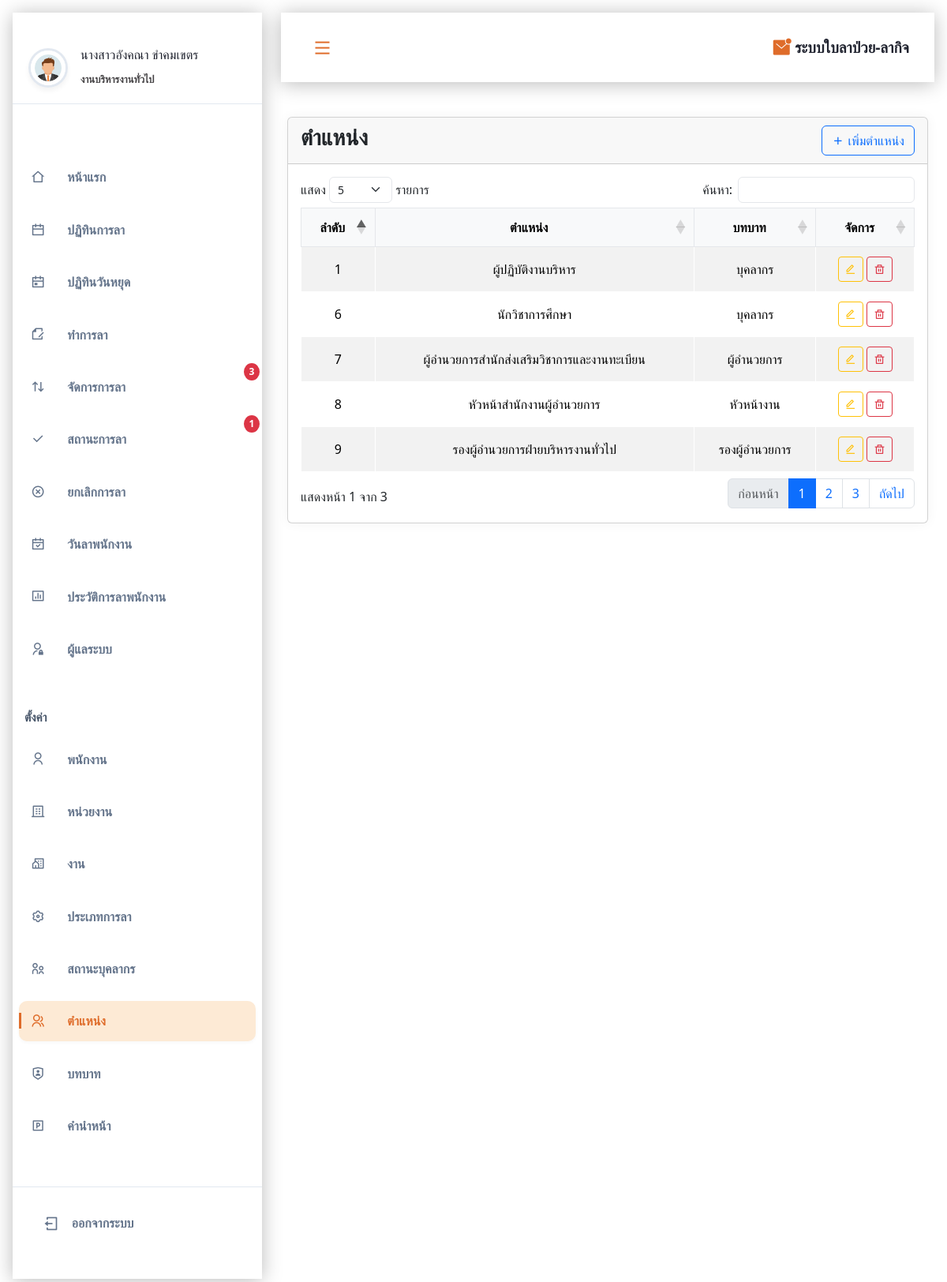
The app's page /admin/position.php (signed in) with its own data.
### tables this page shows
CREATE TABLE IF NOT EXISTS `position` (
  `positionid` int NOT NULL AUTO_INCREMENT,
  `positionname` varchar(50) DEFAULT NULL,
  `roleid` int DEFAULT NULL,
  PRIMARY KEY (`positionid`),
  KEY `FK_position_role` (`roleid`),
  CONSTRAINT `FK_position_role` FOREIGN KEY (`roleid`) REFERENCES `role` (`roleid`)
);

CREATE TABLE IF NOT EXISTS `role` (
  `roleid` int NOT NULL AUTO_INCREMENT,
  `rolename` varchar(100) DEFAULT NULL,
  `level` int DEFAULT NULL,
  PRIMARY KEY (`roleid`)
);

### admin/position.php (the view, shortened to what this page needs)
<!DOCTYPE html>
<html lang="en">
<head>
    <link rel="stylesheet" href="https://cdnjs.cloudflare.com/ajax/libs/remixicon/4.2.0/remixicon.css">
    <link rel="stylesheet" href="assets/css/styles.css">
    <link rel="stylesheet" href="https://cdn.datatables.net/1.13.7/css/dataTables.bootstrap5.min.css">
    <link rel="stylesheet" href="https://cdn.datatables.net/responsive/2.4.1/css/responsive.bootstrap5.min.css">
    <link rel="stylesheet" href="https://cdn.jsdelivr.net/npm/sweetalert2@11/dist/sweetalert2.min.css">
    <link rel="stylesheet" href="assets/css/table.css">
</head>
<body>
    <?php
    include('component/sidebar.php');
    ?>
    <main class="main container3" id="main">
        <div class="card">
            <div class="card-header d-flex justify-content-between align-items-center">
                <h3 class="card-title">ตำแหน่ง</h3>
                <button type="button" class="btn btn-outline-primary" data-bs-toggle="modal" data-bs-target="#addPositionModal">
                    <i class="ri-add-line"></i> เพิ่มตำแหน่ง
                </button>
            </div>
            <div class="card-body">
                <table id="positionTable" class="table table-striped table-bordered dt-responsive nowrap" style="width:100%">
                    <thead>
                        <tr>
                            <th>ลำดับ</th>
                            <th>ตำแหน่ง</th>
                            <th>บทบาท</th>
                            <th>จัดการ</th>
                        </tr>
                    </thead>
                    <tbody>
                        <?php
                        include('conn/conn.php');
                        $sql = "SELECT position.*, role.rolename , role.level
                                        FROM position
                                        LEFT JOIN role ON position.roleid = role.roleid
                                        ORDER BY positionid DESC";
                        $result = mysqli_query($conn, $sql);
                        while ($row = mysqli_fetch_assoc($result)) {
                        ?>
                            <tr>
                                <td><?php echo $row['positionid']; ?></td>
                                <td><?php echo $row['positionname']; ?></td>
                                <td><?php echo $row['rolename']; ?></td>
                                <td>
                                    <button class="btn btn-sm btn-outline-warning edit-btn"
                                        data-bs-toggle="modal"
                                        data-bs-target="#editPositionModal"
                                        data-id="<?php echo $row['positionid']; ?>"
                                        data-name="<?php echo $row['positionname']; ?>"
                                        data-roleid="<?php echo $row['roleid']; ?>">
                                        <i class="ri-edit-line"></i>
                                    </button>
                                    <button class="btn btn-sm btn-outline-danger" onclick="deletePosition(<?php echo $row['positionid']; ?>)">
                                        <i class="ri-delete-bin-line"></i>
                                    </button>
                                </td>
                            </tr>
                        <?php } ?>
                    </tbody>
                </table>
            </div>
        </div>
    </main>
</body>
</html>

### admin/assets/css/styles.css (style rules this page uses)
:root { --header-height: 3.5rem; --first-color: #df6c2a; --title-color: hsl(228, 18%, 16%); --text-color: hsl(300, 1%, 27%); --body-color: hsl(0, 0%, 100%); --shadow-color: hsla(0, 0%, 0%, 0.275); --body-font: "Poppins", sans-serif; --normal-font-size: 0.938rem; --smaller-font-size: 0.75rem; --tiny-font-size: 0.6rem; --font-regular: 400; --font-semi-bold: 600; --z-tooltip: 10; --z-fixed: 100; }
@media screen and (min-width: 1150px) { :root { --normal-font-size: 1rem; --smaller-font-size: 0.813rem; } }
* { box-sizing: border-box; padding: 0; margin: 0; text-decoration: none; }
body { font-family: var(--body-font); font-size: var(--normal-font-size); background-color: var(--body-color); color: var(--text-color); transition: background-color 0.4s; text-decoration: none; }
button { all: unset; }
.container3 { margin-inline: 1.5rem; }
.main { padding-top: 5rem; }
@media screen and (min-width: 1150px) { .main { padding-left: 340px; padding-top: 8rem; transition: padding 0.4s; } }

### admin/assets/css/table.css (style rules this page uses)
.card { background: #ffffff; border-radius: 15px; box-shadow: 0 0 15px rgba(0, 0, 0, 0.05); margin: 20px 0; }
.card-header { background: #ffffff; padding: 20px; border-bottom: 1px solid #e5e7eb; }
.card-title { color: #000000; margin: 0; font-weight: 600; }
.card-body { padding: 20px; }
.table { width: 100%; margin-bottom: 0; vertical-align: middle; border-color: #e5e7eb; background-color: #ffffff; text-align: center; }
.table thead th { background-color: #f8f9fa; color: #000000; font-weight: 600; padding: 12px; text-align: center !important; border: 1px solid #e5e7eb; vertical-align: middle; }
.table-bordered th, .table-bordered td { border: 1px solid #e5e7eb; background-color: #ffffff; }
.table tbody td { padding: 12px; color: #000000; vertical-align: middle; background-color: #ffffff; text-align: center; }
.table-striped tbody tr:nth-of-type(odd), .table-striped tbody tr:nth-of-type(even) { background-color: #ffffff; }
.table-bordered th, .table-bordered td { border: 1px solid #ffffff; background-color: #ffffff; }

### records on screen
position: positionid "9", positionname "รองผู้อำนวยการฝ่ายบริหารงานทั่วไป", roleid.rolename "รองผู้อำนวยการ"
position: positionid "8", positionname "หัวหน้าสำนักงานผู้อำนวยการ", roleid.rolename "หัวหน้างาน"
position: positionid "7", positionname "ผู้อำนวยการสำนักส่งเสริมวิชาการและงานทะเบียน", roleid.rolename "ผู้อำนวยการ"
position: positionid "6", positionname "นักวิชาการศึกษา", roleid.rolename "บุคลากร"
position: positionid "1", positionname "ผู้ปฏิบัติงานบริหาร", roleid.rolename "บุคลากร"

### other values on screen
$userName "นางสาวอังคณา ขำคมเขตร"
$department "งานบริหารงานทั่วไป"
$pending_count "3"
$pending_count "1"
